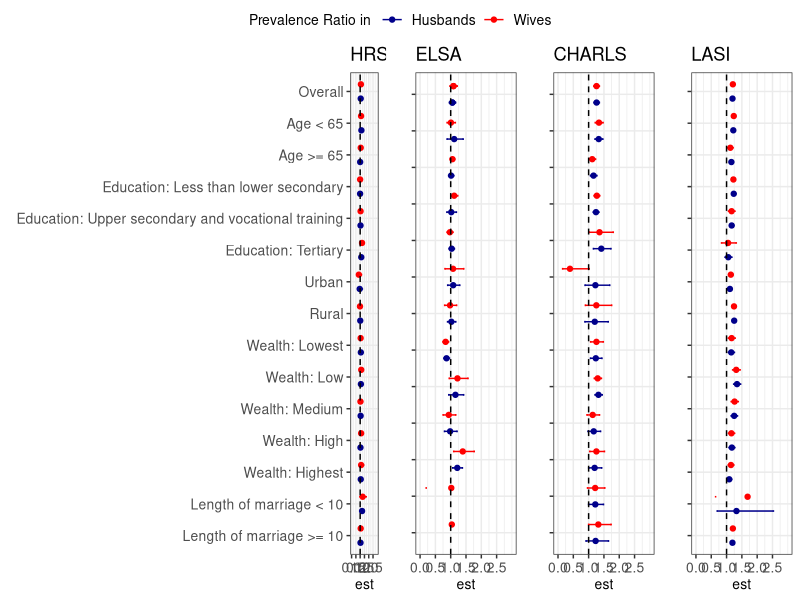

The R script that drew this image: (Note: this script raises an error after producing the figure.)
# setwd("E:/OneDrive/spouse concord China US India/Data")
library(dplyr)
library(tidyverse)
library(readr)

hrs <- read_csv("hrs/hrs_contrasts for poisson regression with multiple imputation.csv") %>% 
  mutate(outcome = "Hypertension",
         survey = "HRS")

hrs_main <- read_csv("hrs/hrs_poisson regression with multiple imputation.csv") %>% 
  dplyr::filter(model %in% c("W1","H1"),iv %in% c("w_htn","h_htn")) %>% 
  mutate(outcome = "Hypertension",
         label = "Overall",
         survey = "HRS")


charls <- read_csv("charls/g2ac03_contrasts for poisson regression with multiple imputation.csv") %>% 
  mutate(outcome = "Hypertension",
         survey = "CHARLS")

charls_main <- read_csv("charls/g2ac03_poisson regression with multiple imputation.csv") %>% 
  dplyr::filter(model %in% c("W1","H1"),iv %in% c("w_htn","h_htn")) %>% 
  mutate(outcome = "Hypertension",
         label = "Overall",
         survey = "CHARLS")


lasi <- read_csv("lasi/g2al03_contrasts for poisson regression with multiple imputation.csv") %>% 
  mutate(outcome = "Hypertension",
         survey = "LASI")

lasi_main <- read_csv("lasi/g2al03_poisson regression with multiple imputation.csv") %>% 
  dplyr::filter(model %in% c("W1","H1"),iv %in% c("w_htn","h_htn")) %>% 
  mutate(outcome = "Hypertension",
         label = "Overall",
         survey = "LASI") 

elsa <- read_csv("elsa/g2ae03_contrasts for poisson regression with multiple imputation.csv") %>% 
  mutate(outcome = "Hypertension",
         survey = "ELSA") %>% 
  bind_rows(hrs %>% 
              dplyr::filter(str_detect(term,"lengthmar")) %>% 
              mutate(survey = "ELSA",
                     RR = NA_character_) %>% 
              mutate_if(is.numeric, ~NA_real_))

elsa_main <- read_csv("elsa/g2ae03_poisson regression with multiple imputation.csv") %>% 
  dplyr::filter(model %in% c("W1","H1"),iv %in% c("w_htn","h_htn")) %>% 
  mutate(outcome = "Hypertension",
         label = "Overall",
         survey = "ELSA")

contrast_map <- readxl::read_excel("lasi/LASI Contrast Map.xlsx") %>% 
  dplyr::filter(!is.na(label))


tab_stratum <- bind_rows(hrs_main,
                         charls_main,
                         lasi_main,
                         elsa_main,
                         bind_rows(hrs,
                                   charls,
                                   lasi,
                                   elsa
                         ) %>% 
                           left_join(contrast_map,
                                     by=c("term","model")) %>% 
                           dplyr::filter(!is.na(label))) %>% 
  dplyr::select(label,outcome,survey, model,RR,theta_D,lci,uci) %>% 
  mutate(est = exp(theta_D),
         sex_self = case_when(str_detect(model,"W") ~ "Wives",
                              TRUE ~ "Husbands")) %>% 
  mutate(label = factor(label,levels=c("Overall",
                                       "Age < 65",
                                       "Age >= 65",
                                       "Education: Less than lower secondary",
                                       "Education: Upper secondary and vocational training",
                                       "Education: Tertiary",
                                       "Urban",
                                       "Rural",
                                       "Wealth: Lowest",
                                       "Wealth: Low",
                                       "Wealth: Medium",
                                       "Wealth: High",
                                       "Wealth: Highest",
                                       "Length of marriage < 10",
                                       "Length of marriage >= 10"),ordered=TRUE))


tab_stratum %>% 
  dplyr::select(label,survey,sex_self,RR) %>% 
  pivot_wider(names_from="sex_self",values_from="RR") %>% 
  
  write_csv(.,"table_emm analysis results.csv")

figA <- tab_stratum %>% dplyr::filter(outcome == "Hypertension",survey == "HRS") %>% 
  ggplot(data=.,
         aes(x=est,y=label,
             xmin=lci,xmax =uci,
             color=sex_self)) +
  geom_point(position=position_dodge(width=0.9)) +
  geom_errorbar(position=position_dodge(width=0.9),width=0.1) + 
  scale_y_discrete(limits = rev) +
  scale_x_continuous(limits=c(0,3),breaks=seq(0,2.5,by=0.5)) +
  theme_bw() +
 # xlab("Prevalence Ratio (95% CI)") +
  ylab("") +
  geom_vline(xintercept=1.0,color="black",linetype=2) +
  scale_color_manual(name = "Prevalence Ratio in ",values=c("darkblue","red")) +
  theme(legend.text = element_text(size = 10),
        legend.title = element_text(size = 10),
        axis.text = element_text(size = 10),
        axis.title = element_text(size = 10)) +
  theme(legend.position="left")+
  labs(title="HRS")

figB <- tab_stratum %>% dplyr::filter(outcome == "Hypertension",survey == "CHARLS") %>% 
  ggplot(data=.,
         aes(x=est,y=label,
             xmin=lci,xmax =uci,
             color=sex_self)) +
  geom_point(position=position_dodge(width=0.9)) +
  geom_errorbar(position=position_dodge(width=0.9),width=0.1) + 
  scale_y_discrete(limits = rev) +
  scale_x_continuous(limits=c(0,3),breaks=seq(0,2.5,by=0.5)) +
  theme_bw() +
 # xlab("Prevalence Ratio (95% CI)") +
  ylab("") +
  geom_vline(xintercept=1.0,color="black",linetype=2) +
  scale_color_manual(name = "Prevalence Ratio in ",values=c("darkblue","red")) +
  theme(legend.text = element_text(size = 10),
        legend.title = element_text(size = 10),
        axis.text.x = element_text(size = 10),
        axis.text.y = element_blank(), # This removes y axis labels for CHARLS
        axis.title = element_text(size = 10))  +
  theme(legend.position="left")+
  labs(title="CHARLS")

figC <- tab_stratum %>% dplyr::filter(outcome == "Hypertension",survey == "LASI") %>% 
  ggplot(data=.,
         aes(x=est,y=label,
             xmin=lci,xmax =uci,
             color=sex_self)) +
  geom_point(position=position_dodge(width=0.9)) +
  geom_errorbar(position=position_dodge(width=0.9),width=0.1) + 
  scale_y_discrete(limits = rev) +
  scale_x_continuous(limits=c(0,3),breaks=seq(0,2.5,by=0.5)) +
  theme_bw() +
#  xlab("Prevalence Ratio (95% CI)") +
  ylab("") +
  geom_vline(xintercept=1.0,color="black",linetype=2) +
  scale_color_manual(name = "Prevalence Ratio in ",values=c("darkblue","red")) +
  theme(legend.text = element_text(size = 10),
        legend.title = element_text(size = 10),
        axis.text.x = element_text(size = 10),
        axis.text.y = element_blank(), # This removes y axis labels for LASI
        axis.title = element_text(size = 10))  +
  theme(legend.position="left")+
  labs(title="LASI")


figD <- tab_stratum %>% dplyr::filter(outcome == "Hypertension",survey == "ELSA") %>% 
  ggplot(data=.,
         aes(x=est,y=label,
             xmin=lci,xmax =uci,
             color=sex_self)) +
  geom_point(position=position_dodge(width=0.9)) +
  geom_errorbar(position=position_dodge(width=0.9),width=0.1) + 
  scale_y_discrete(limits = rev) +
  scale_x_continuous(limits=c(0,3),breaks=seq(0,2.5,by=0.5)) +
  theme_bw() +
#  xlab("Prevalence Ratio (95% CI)") +
  ylab("") +
  geom_vline(xintercept=1.0,color="black",linetype=2) +
  scale_color_manual(name = "Prevalence Ratio in ",values=c("darkblue","red")) +
  theme(legend.text = element_text(size = 10),
        legend.title = element_text(size = 10),
        axis.text.x = element_text(size = 10),
        axis.text.y = element_blank(), # This removes y axis labels for LASI
        axis.title = element_text(size = 10))  +
  theme(legend.position="left")+
  labs(title="ELSA")

require(ggpubr)
# jpeg("Supplemental Figure 2. combined CI.jpeg", width = 10, height = 6, units = 'in', res = 600)
ggarrange(figA,
          figD,
          figB,
          figC,
          common.legend=TRUE,nrow=1,ncol=4,widths = c(4.2,1.5,1.5, 1.5)) %>% 
  ggsave(.,filename = paste0(path_g2a_family_folder,"/figures/Supplemental Figure 2_combined CI.jpeg"),
         width = 14, height=6,units='in',dpi = 600)
